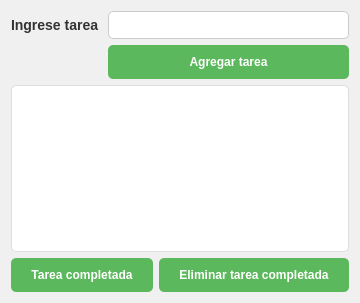
<ui version="4.0">
 <class>AppTareasPendientes</class>
 <widget class="QFrame" name="AppTareasPendientes">
  <property name="geometry">
   <rect>
    <x>0</x>
    <y>0</y>
    <width>341</width>
    <height>303</height>
   </rect>
  </property>
  <property name="windowTitle">
   <string>App Todo</string>
  </property>
  <layout class="QGridLayout" name="gridLayout">
   <item row="0" column="0">
    <widget class="QLabel" name="label">
     <property name="text">
      <string>Ingrese tarea </string>
     </property>
    </widget>
   </item>
   <item row="0" column="1" colspan="2">
    <widget class="QLineEdit" name="input_tareas" />
   </item>
   <item row="1" column="1" colspan="2">
    <widget class="QPushButton" name="boton_agregar_tarea">
     <property name="text">
      <string>Agregar tarea</string>
     </property>
    </widget>
   </item>
   <item row="2" column="0" colspan="3">
    <widget class="QListWidget" name="lista_de_tareas" />
   </item>
   <item row="3" column="0" colspan="2">
    <widget class="QPushButton" name="boton_tarea_completada">
     <property name="text">
      <string>Tarea completada</string>
     </property>
    </widget>
   </item>
   <item row="3" column="2">
    <widget class="QPushButton" name="boton_eliminar_tarea">
     <property name="text">
      <string>Eliminar tarea completada</string>
     </property>
    </widget>
   </item>
  </layout>
 <property name="styleSheet"><string notr="true">
QFrame {
    background-color: #f0f0f0;
    font-family: 'Arial', sans-serif;
    font-size: 14px;
}

QLabel {
    color: #333;
    font-weight: bold;
}

QLineEdit {
    background-color: #ffffff;
    border: 1px solid #ccc;
    border-radius: 5px;
    padding: 5px;
}

QPushButton {
    background-color: #5cb85c;
    color: #fff;
    border: none;
    padding: 10px 20px;
    border-radius: 5px;
    font-weight: bold;
}

QPushButton:hover {
    background-color: #4cae4c;
}

QListWidget {
    background-color: #ffffff;
    border: 1px solid #ddd;
    padding: 5px;
    border-radius: 5px;
}
</string></property></widget>
 <resources />
 <connections />
</ui>
